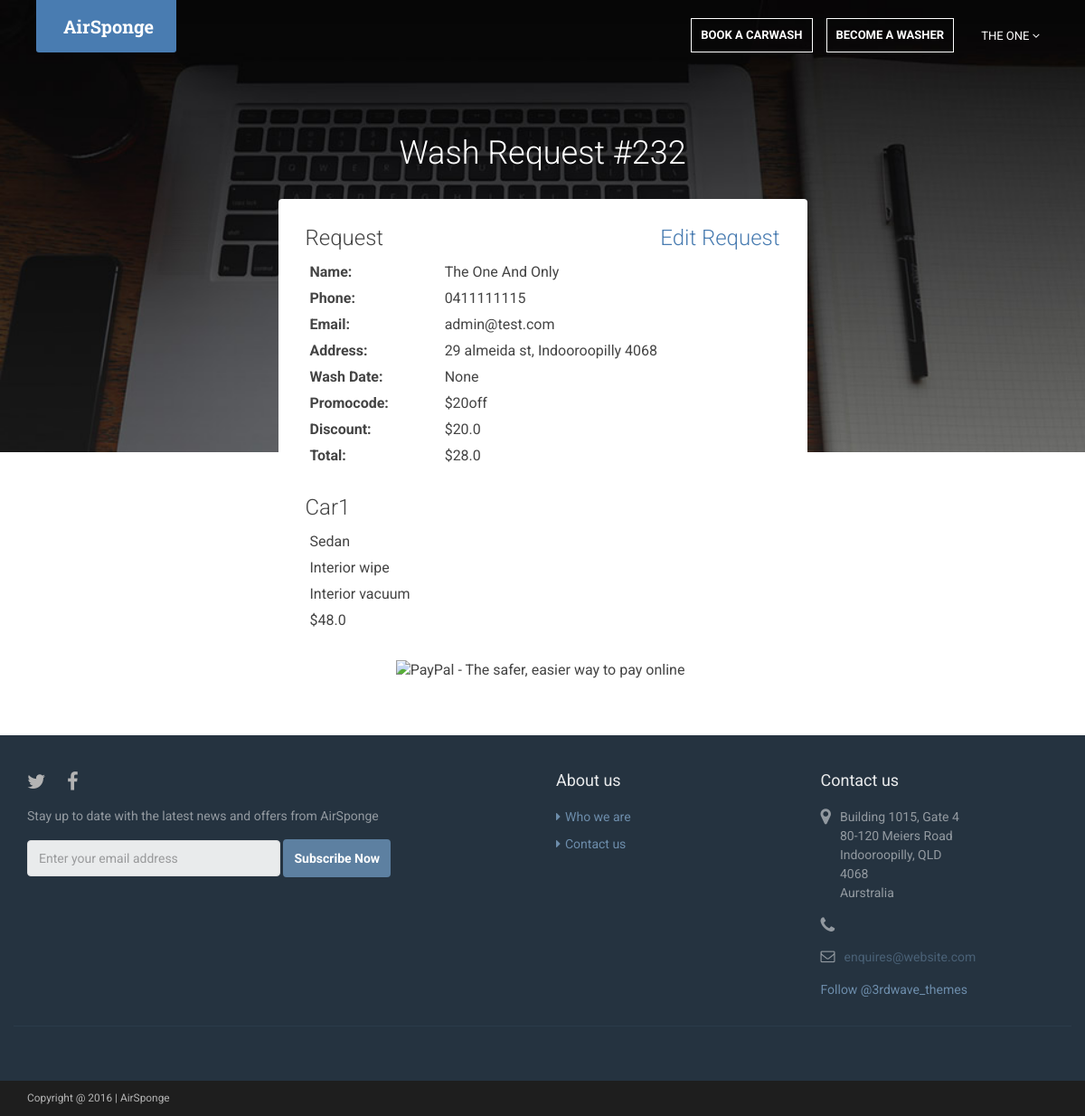
The app's page /payment/?id=232 (signed in) with its own data.
### a/models.py (models this page shows, shortened)
class BaseUser(AbstractUser):
    ROLE_CHOICES = [
        ('user', 'user'),
        ('washee', 'washee'),
        ('washer', 'washer'),
        ('both', 'both'),
    ]
    role = models.CharField(max_length=10, choices=ROLE_CHOICES, default='user')
    phone = models.CharField(max_length=20, null=True, blank=True)
    rating = models.FloatField(null=True, blank=True)

class WashRequest(models.Model):
    washee = models.ForeignKey(BaseUser, on_delete=models.CASCADE, null=True, blank=True,
                               related_name='assigned_washee')
    address = models.ForeignKey(Address, null=True, blank=True)
    washer = models.ForeignKey(BaseUser, on_delete=models.CASCADE, null=True, blank=True,
                               related_name='assigned_washer')
    promocode = models.ForeignKey(Promocode, on_delete=models.CASCADE, null=True, blank=True)
    STATUS_CHOICES = [
        ('pending', 'pending'),
        ('confirmed', 'confirmed'),
        ('in progress', 'in progress'),
        ('completed', 'completed'),
        ('cancelled', 'cancelled'),
    ]
    status = models.CharField(max_length=20, choices=STATUS_CHOICES, default='pending')
    active = models.BooleanField(default=True)
    request_date = models.DateTimeField(null=True, blank=True)
    wash_date = models.DateTimeField(null=True, blank=True)
    water_details = models.CharField(max_length=40, null=True, blank=True)
    electricity_details = models.CharField(max_length=40, null=True, blank=True)
    vacuum_details = models.CharField(max_length=40, null=True, blank=True)
    description = models.CharField(max_length=254, null=True, blank=True)
    discount = models.FloatField(default=0, blank=True)
    car_count = models.IntegerField(default=1, blank=True)
    total_price = models.FloatField(default=0, blank=True)

class Address(models.Model):
    baseUser = models.OneToOneField(BaseUser, null=True, blank=True)
    street_address = models.CharField(max_length=200, null=True, blank=True)
    suburb = models.CharField(max_length=40, null=True, blank=True)
    city = models.CharField(max_length=40, null=True, blank=True)
    postcode = models.CharField(max_length=10, blank=True, null=True)
    state = models.CharField(max_length=20, null=True, blank=True)
    country = models.CharField(max_length=40, null=True, blank=True)
    oneline_address = models.CharField(max_length=200, null=True, blank=True)
    formatted = models.CharField(max_length=200, null=True, blank=True)

class Promocode(models.Model):
    code = models.CharField(max_length=40)
    available = models.BooleanField(default=True)
    usage = models.IntegerField(default=0)
    max_usage = models.IntegerField(null=True, blank=True, default=1)
    start_date = models.DateField(default=timezone.now)
    end_date = models.DateField(null=True, blank=True)
    DISCOUNT_CHOICES = [
        ('%', 'percentage'),
        ('$', 'amount'),
    ]
    discount_type = models.CharField(max_length=1, choices=DISCOUNT_CHOICES, default='$')
    discount = models.FloatField(default=0)

class Car(models.Model):
    washRequest = models.ForeignKey(WashRequest, null=True)
    specs = models.CharField(max_length=40, null=True, blank=True)
    number_plate = models.CharField(max_length=10, null=True, blank=True)
    TYPE_CHOICES = [
        ('Hatchback', 'Hatchback'),
        ('Sedan', 'Sedan'),
        ('Wagon', 'Wagon'),
        ('SUV', 'SUV'),
        ('Van', 'Van'),
    ]
    type = models.CharField(max_length=10, choices=TYPE_CHOICES, default='Sedan')
    dirtiness = models.IntegerField(null=True, blank=True)
    extra_dirty = models.BooleanField(default=False)
    vacuum = models.BooleanField(default=True)
    wiping = models.BooleanField(default=True)
    price = models.FloatField(default=0)

### a/views.py (the view)
# urls.py: url(r'^payment/$', views.payment, name='payment'),
@login_required
def payment(request):
    washrequest = WashRequest.objects.get(id=request.GET['id'])
    if request.user.id == washrequest.washee.id or request.user.is_superuser:
        context = {
            'wash_request': washrequest,
        }
        return render(request, 'payment.html', context)
    else:
        return HttpResponseForbidden()

### templates/payment.html (shortened to what this page needs)
{% extends 'base.html' %}
{% load staticfiles %}
{% block body-class %}
    class='payment-page'
{% endblock %}
{% block content %}
    <section class="payment-section custom-section section section-on-bg">
        <div class="container">
            <h2 class="title text-center">Wash Request #{{ wash_request.id }}</h2>
            <div class="row">
                <div class="section-inner col-md-6 col-md-offset-3 col-sm-12">
                    <div class="row request">
                        <div class="col-sm-12">
                            <h3 class="inner-section-title">Request</h3>
                            {% if wash_request.status == 'pending' %}
                                <a class="edit-request" href="{% url 'a:booking' %}?id={{ wash_request.id }}">Edit
                                    Request</a>
                            {% endif %}
                        </div>
                        <div class="col-sm-12">
                            <table class="table-condensed">
                                <tr>
                                    <th>Name:</th>
                                    <td>{{ wash_request.washee.first_name }} {{ wash_request.washee.last_name }}</td>
                                </tr>
                                <tr>
                                    <th>Phone:</th>
                                    <td>{{ wash_request.washee.phone }}</td>
                                </tr>
                                <tr>
                                    <th>Email:</th>
                                    <td>{{ wash_request.washee.email }}</td>
                                </tr>
                                <tr>
                                    <th>Address:</th>
                                    <td>{{ wash_request.address.oneline_address }}</td>
                                </tr>
                                <tr>
                                    <th>Wash Date:</th>
                                    <td>{{ wash_request.wash_date }}</td>
                                </tr>
                                {% if wash_request.promocode %}
                                    <tr>
                                        <th>Promocode:</th>
                                        <td>{{ wash_request.promocode.code }}</td>
                                    </tr>
                                    <tr>
                                        <th>Discount:</th>
                                        <td>${{ wash_request.discount }}</td>
                                    </tr>
                                {% endif %}
                                <tr>
                                    <th>Total:</th>
                                    <td>${{ wash_request.total_price }}</td>
                                </tr>
                            </table>
                        </div>
                    </div>
                    <div class="row cars">
                        {% for car in wash_request.car_set.all %}
                            <div class="col-sm-12">
                                <h3 class="inner-section-title">{{ car.specs }}</h3>
                                <table class="table-condensed">
                                    <tr>
                                        <td>
                                            {{ car.type }}
                                        </td>
                                    </tr>
                                    {% if car.wiping %}
                                        <tr>
                                            <td>Interior wipe</td>
                                        </tr>
                                    {% endif %}
                                    {% if car.vacuum %}
                                        <tr>
                                            <td>Interior vacuum</td>
                                        </tr>
                                    {% endif %}
                                    <tr>
                                        <td>
                                            ${{ car.price }}
                                        </td>
                                    </tr>
                                </table>
                            </div>
                        {% endfor %}
                    </div>
                    {% if wash_request.status == 'pending' %}
                        <div class="form-group paypal-form text-center">
                            <form action="https://www.paypal.com/cgi-bin/webscr" method="post">
                                <input type="image" name="submit" border="0"
                                       src="https://www.paypalobjects.com/en_US/i/btn/btn_xpressCheckout2.gif"
                                       alt="PayPal - The safer, easier way to pay online">
                            </form>
                        </div>
                    {% endif %}
                </div>
            </div>
        </div>
    </section>
{% endblock %}

### templates/nav.html (shortened to what this page needs)
<header id="header{{ none }}" class="header navbar-fixed-top {{ scrolled }}">
    <div>
        <div class="branding">
            <h1 class="logo">
                <a href="/"><span class="text">AirSponge</span></a>
            </h1>
        </div>
        <nav class="main-nav navbar-right" role="navigation">
            <div id="navbar-collapse" class="navbar-collapse collapse">
                <ul class="nav navbar-nav">
                    {% if user.role != 'washer' %}
                        <li class="nav-item nav-item-cta">
                            <a class="btn btn-cta btn-cta-secondary no-border-radius" href="{% url 'a:booking' %}">Book a
                                Carwash</a>
                        </li>
                    {% endif %}
                    {% if not user.is_authenticated or user.role == 'user' or user.is_superuser %}
                        <li class="nav-item nav-item-cta">
                            <a class="btn btn-cta btn-cta-secondary no-border-radius" href="{% url 'a:washer' %}">Become a
                                Washer</a>
                        </li>
                    {% endif %}
                    {% if user.is_authenticated %}
                        <li class="nav-item nav-item-cta last dropdown">
                            <a
                                    data-toggle="dropdown"
                                    data-hover="dropdown" data-delay="0"
                                    data-close-others="false" href="#">
                                {% if user.first_name %}
                                    {{ user.first_name }}
                                {% else %}
                                    {{ user.username }}
                                {% endif %}
                                <i class="fa fa-angle-down"></i>
                            </a>
                        </li>
                    {% else %}
                        <li class="nav-item"><a href="{% url 'account_login' %}">Log in</a></li>
                        <li class="nav-item nav-item-cta last">
                            <a href="{% url 'account_signup' %}">Sign
                                Up</a>
                        </li>
                    {% endif %}
                </ul>
            </div>
        </nav>
    </div>
</header>

### a/static/css/styles-3.css (style rules this page uses)
body { font-family: 'Roboto', arial, sans-serif; color: #444444; font-size: 16px; -webkit-font-smoothing: antialiased; -moz-osx-font-smoothing: grayscale; }
a { color: #497cb1; -webkit-transition: all 0.4s ease-in-out; -moz-transition: all 0.4s ease-in-out; -ms-transition: all 0.4s ease-in-out; -o-transition: all 0.4s ease-in-out; }
.btn, a.btn { -webkit-transition: all 0.4s ease-in-out; -moz-transition: all 0.4s ease-in-out; -ms-transition: all 0.4s ease-in-out; -o-transition: all 0.4s ease-in-out; font-weight: bold; }
a.btn-cta, .btn-cta { padding: 8px 30px; }
a.btn-cta-secondary, .btn-cta-secondary { background: none; border: 2px solid #497cb1; color: #497cb1; }
.header { color: #fff; width: 100%; position: relative; z-index: 40; height: 80px; }
.header h1.logo { font-family: "Roboto Slab", arial, sans-serif; margin-top: 0; margin-bottom: 0; font-weight: bold; font-size: 15px; float: left; }
.header h1.logo a { color: #fff; padding: 15px 30px; display: inline-block; text-align: center; line-height: 1.4; max-width: 155px; background: #497cb1; -webkit-border-top-right-radius: 0; -webkit-border-bottom-right-radius: 4px; -webkit-border-bottom-left-radius: 4px; -webkit-border-top-left-radius: 0; -moz-border-radius-topright: 0; -moz-border-radius-bottomright: 4px; -moz-border-radius-bottomleft: 4px; -moz-border-radius-topleft: 0; border-top-right-radius: 0; border-bottom-right-radius: 4px; border-bottom-left-radius: 4px; border-top-left-radius: 0; -moz-background-clip: padding; -webkit-background-clip: padding-box; background-clip: padding-box; -webkit-transition: color 0.4s ease-in-out; -moz-transition: color 0.4s ease-in-out; -ms-transition: color 0.4s ease-in-out; -o-transition: color 0.4s ease-in-out; position: relative; font-size: 20px; }
.header .main-nav { margin-top: 15px; }
.header .main-nav .nav .nav-item { font-weight: normal; text-transform: uppercase; font-size: 13px; margin-right: 15px; }
.header .main-nav .nav .nav-item.nav-item-cta a.btn-cta-secondary { border: 1px solid #fff; color: #fff; padding: 8px 10px; margin-top: 5px; font-size: 13px; }
.header .main-nav .nav .nav-item a { color: #fff; }
.header .main-nav .nav .nav-item.last { margin-right: 0; }
.section-on-bg .title { color: #fff; }
@media (min-width: 768px) { .header { height: inherit; } }
@media (min-width: 768px) { .header.navbar-fixed-top { position: relative; } }
@media (min-width: 768px) { .header h1.logo { float: none; text-align: center; } }
@media (min-width: 768px) { .header h1.logo a { margin: 0 auto; } }
@media (min-width: 768px) { .header .main-nav .nav .nav-item { margin-right: 10px; } }
@media (min-width: 768px) { .main-nav.navbar-right { float: none !important; } }
@media (min-width: 768px) { .navbar-collapse.collapse { text-align: center; } }
@media (min-width: 768px) { .navbar-collapse.collapse .navbar-nav { float: none; margin: 0 auto; display: inline-block; } }
@media (min-width: 992px) { .header { height: 80px; } }
@media (min-width: 992px) { .header.navbar-fixed-top { position: fixed; } }
@media (min-width: 992px) { .main-nav { float: right !important; } }
@media (min-width: 992px) { .header h1.logo { float: left; margin: inherit; } }
@media (min-width: 992px) { .header .main-nav .nav .nav-item { margin-right: 15px; } }
@media (min-width: 992px) { .main-nav.navbar-right { float: right !important; } }
@media (min-width: 992px) { .navbar-fixed-top .navbar-collapse { padding-left: 15px; padding-right: 15px; } }

### a/static/css/styles.css (style rules this page uses)
@media (min-width: 768px) { .custom-section .section-inner { padding-left: 30px; padding-right: 30px; } }
@media (min-width: 992px) { .branding { margin-left: 20px; } }
@media (min-width: 992px) { .navbar-right { margin-right: 20px; } }
.payment-section .edit-request { font-size: 24px; font-weight: 300; line-height: 26px; padding: 0; margin-top: 30px; display: inline-block; float: right; }
.payment-section table { width: 100%; }
.payment-section .paypal-form { margin: 30px; }
.custom-section { padding-top: 150px; position: relative; z-index: 10; }
.custom-section .title { font-size: 36px; font-weight: 300; margin-top: 0; margin-bottom: 30px; }
.custom-section .inner-section-title { font-weight: 300; float: left; padding: 0; margin-top: 30px; }
.custom-section .section-inner { background: white; border-radius: 4px; padding-bottom: 30px; }
.no-border-radius { border-radius: 0; }
.header h1.logo > a { border-bottom-left-radius: 3px; border-bottom-right-radius: 3px; }

### records on screen
BaseUser: first_name "THE ONE"
WashRequest: id "232", washee.first_name "The One", washee.last_name "And Only", washee.phone "0411111115", washee.email "admin@test.com", address.oneline_address "29 almeida st, Indooroopilly 4068", wash_date "None", promocode.code "$20off", discount "20.0", total_price "28.0"
Car: specs "Car1", type "Sedan", wiping "Interior wipe", vacuum "Interior vacuum", price "48.0"
